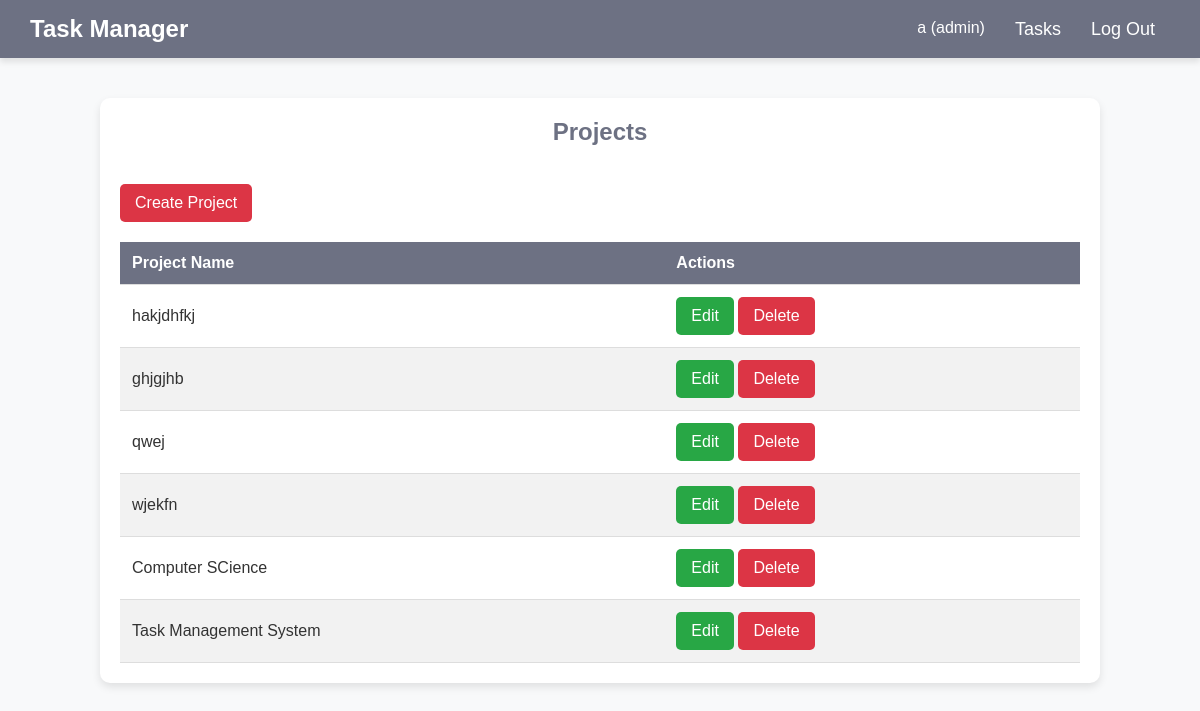
Page /projects_list/ (signed in) on the committed database.
### tasks/models.py (models this page shows, shortened)
class User(AbstractUser):
    ROLE_CHOICES = (
        ('admin', 'Admin'),
        ('user', 'User'),
    )
    role = models.CharField(max_length=20, choices=ROLE_CHOICES, default='employee')
    phone_number = models.CharField(max_length=15, blank=True, null=True)
    def __str__(self):
        return f"{self.username} ({self.role})"

class Project(models.Model):
    name = models.CharField(max_length=160, unique=True)

### tasks/views.py (the view)
# urls.py: path('projects_list/', views.projects_list, name='projects_list'),
def projects_list(request):
    projects = Project.objects.all()
    return render(request, 'projects_list.html', {'projects': projects})

### tasks/templates/projects_list.html (shortened to what this page needs)
<!DOCTYPE html>
<html lang="en">
{% load static %}
<head>
</head>
<body>
    {% include 'layout/header.html' with link='/' name='Tasks' %}
    <div class="tasks-list">
        <h2>Projects</h2>
        <br>
        <a href="{% url 'create_project' %}" class="btn btn-delete">Create Project</a>
        <div style="overflow-x: auto;">
        <table class="task-table">
            <thead>
                <tr>
                    <th>Project Name</th>
                    <th>Actions</th>
                </tr>
            </thead>
            <tbody>
                {% for project in projects %}
                <tr>
                    <td>{{ project.name }}</td>
                    <td>
                        {% if request.user.role == "admin" %}
                            <a href="{% url 'edit_project' project.id %}" class="btn btn-edit">Edit</a>
                            <a href="{% url 'delete_project' project.id %}" class="btn btn-delete" onclick="return confirm('Are you sure you want to delete this project?');">Delete</a>
                        {% endif %}
                    </td>
                </tr>
                {% empty %}
                <tr>
                    <td colspan="2">No Projects Found</td>
                </tr>
                {% endfor %}
            </tbody>
        </table>
        </div>
    </div>
</body>
</html>

### tasks/templates/layout/header.html (shortened to what this page needs)
<header>
    <div class="logo">Task Manager</div>
    <nav>
        <ul id="menu">
            <li>{{ request.user }}</li>
            <li><a href="{{ link }}">{{ name }}</a></li>
            <li><a href="/logout">Log Out</a></li>
        </ul>
    </nav>
</header>

### tasks/templates/projects_list.html (style rules this page uses)
* { margin: 0; padding: 0; box-sizing: border-box; font-family: 'Poppins', sans-serif; }
body { background: #f8f9fa; color: #333; font-size: 16px; }
header { display: flex; justify-content: space-between; align-items: center; background: #6d7183; padding: 15px 30px; color: white; box-shadow: 0px 4px 6px rgba(0, 0, 0, 0.1); position: relative; }
.logo { font-size: 24px; font-weight: bold; }
nav ul { display: flex; list-style: none; }
nav ul li { margin: 0 15px; }
nav ul li a { text-decoration: none; color: white; font-size: 18px; transition: 0.3s; }
.tasks-list { max-width: 1000px; margin: 40px auto; background: white; padding: 20px; border-radius: 10px; box-shadow: 0 4px 8px rgba(0, 0, 0, 0.1); }
.task-table { width: 100%; border-collapse: collapse; margin-top: 20px; overflow-x: auto; }
.task-table th, .task-table td { padding: 12px; text-align: left; border-bottom: 1px solid #ddd; }
.task-table th { background: #6d7183; color: white; }
.task-table tbody tr:nth-child(even) { background: #f2f2f2; }
.btn { display: inline-block; padding: 10px 15px; color: white; border: none; cursor: pointer; text-decoration: none; border-radius: 5px; transition: 0.3s; }
.btn-edit { background-color: #28a745; }
.btn-delete { background-color: #dc3545; }
h2 { font-size: 24px; margin-bottom: 20px; color: #6d7183; text-align: center; }

### rows in the picture
User: user "a (admin)"
Project: name "hakjdhfkj"
Project: name "ghjgjhb"
Project: name "qwej"
Project: name "wjekfn"
Project: name "Computer SCience"
Project: name "Task Management System"

### other values in the picture
{{ name }} "Tasks"
